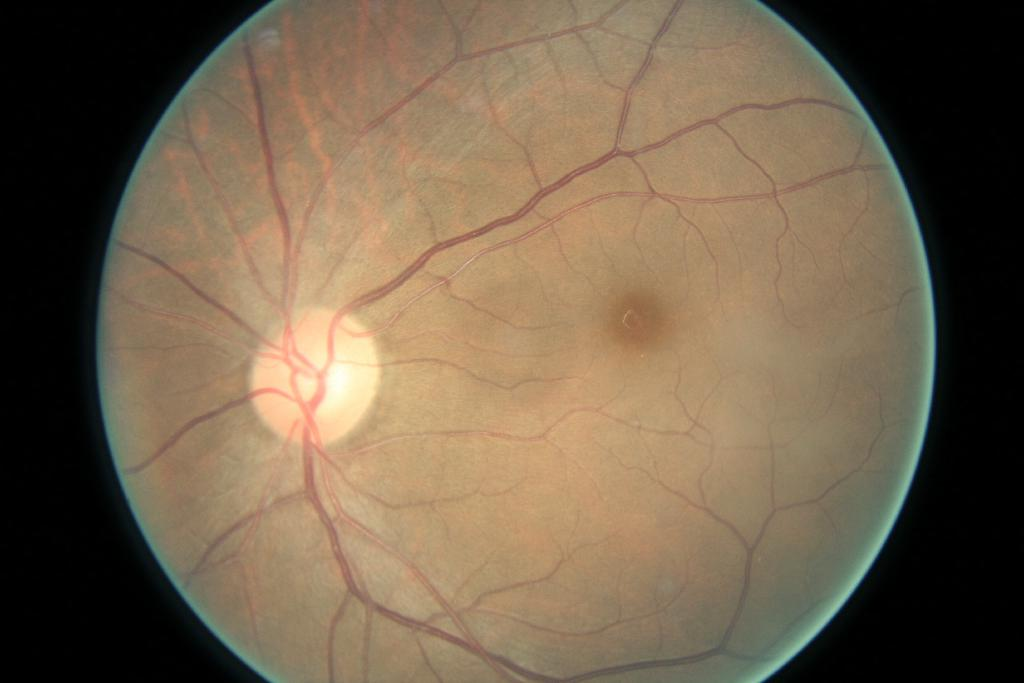
#> input picture datasets/dataset1/0/11095_right.jpeg, 1024 x 683 px
$ python -i test.py   (imports and definitions only)
#> lines starting #> are read from the running program, lines starting #| are printed output that depends on the picture
import cv2
import numpy as np
import matplotlib.pyplot as plt
import seaborn as sns
from tensorflow.keras.preprocessing.image import ImageDataGenerator
from tensorflow.keras.applications import DenseNet201
from tensorflow.keras.models import Model
from tensorflow.keras.layers import Dense, GlobalAveragePooling2D
from tensorflow.keras.optimizers import Adam
from sklearn.utils.class_weight import compute_class_weight
from tensorflow.keras.losses import categorical_crossentropy
import tensorflow as tf
from sklearn.metrics import balanced_accuracy_score, precision_recall_fscore_support, confusion_matrix, classification_report

# Parameters
img_width, img_height = 224, 224
batch_size = 2
num_classes = 5
validation_split = 0.2
test_split = 0.1
data_dir = './datasets/dataset1'

# Function for color standardization
def color_standardization(image):
    if image.shape[-1] == 3:  # Ensure the image has three color channels
        image = cv2.cvtColor(image, cv2.COLOR_RGB2LAB)
#> image: shape (683, 1024, 3); mean of channels 0, 1, 2 107.1, 131.4, 142
        l, a, b = cv2.split(image)
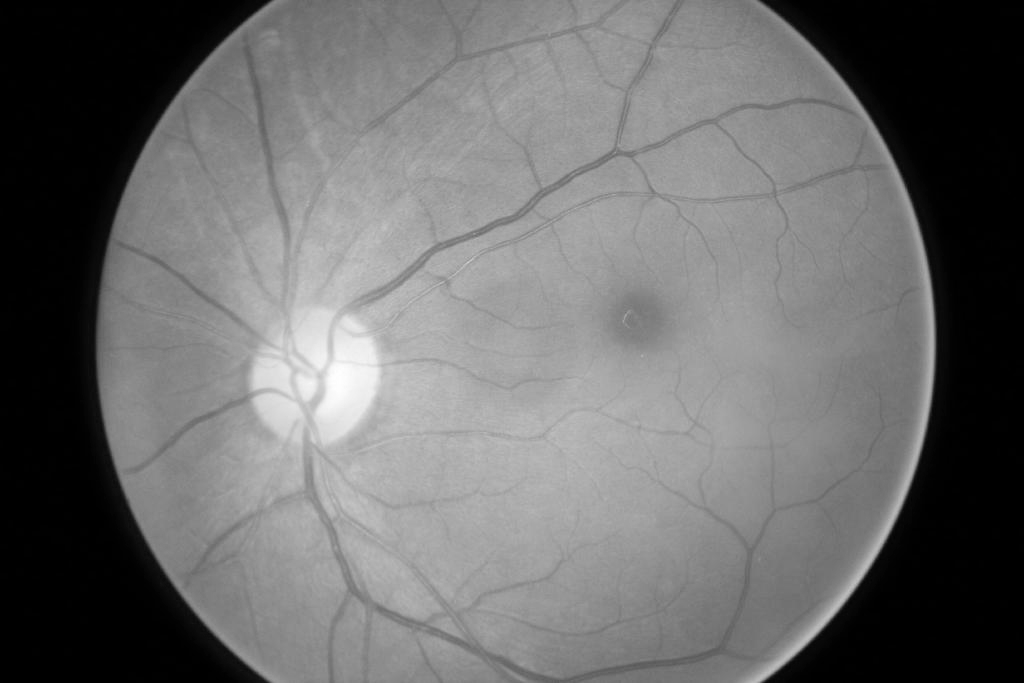
#> l: shape (683, 1024); min 0, max 254, mean 107.1
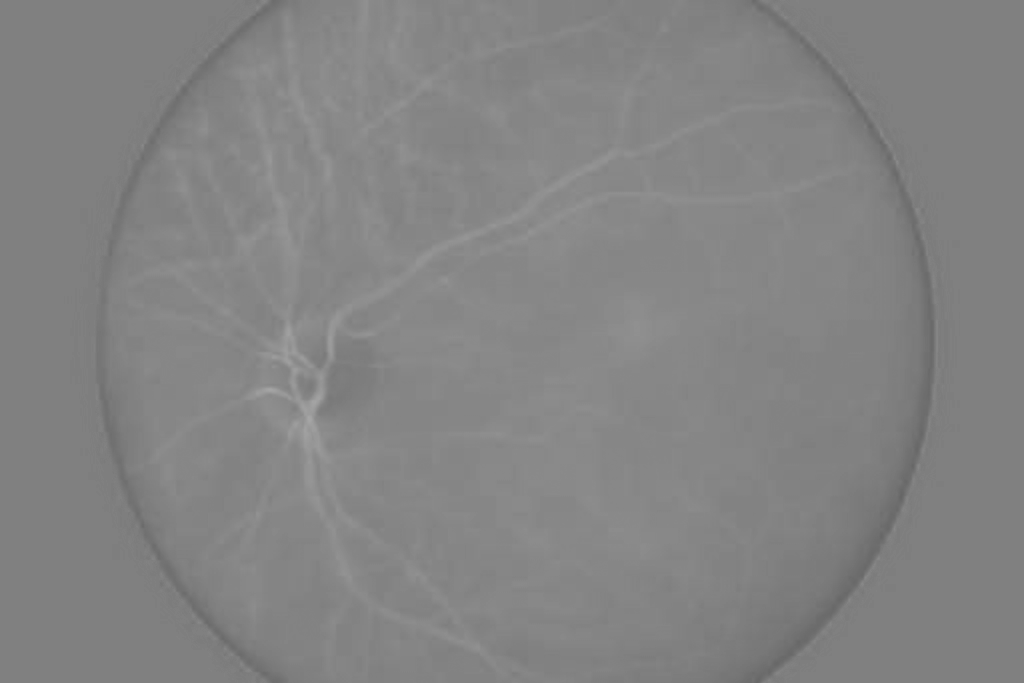
#> a: shape (683, 1024); min 102, max 166, mean 131.4
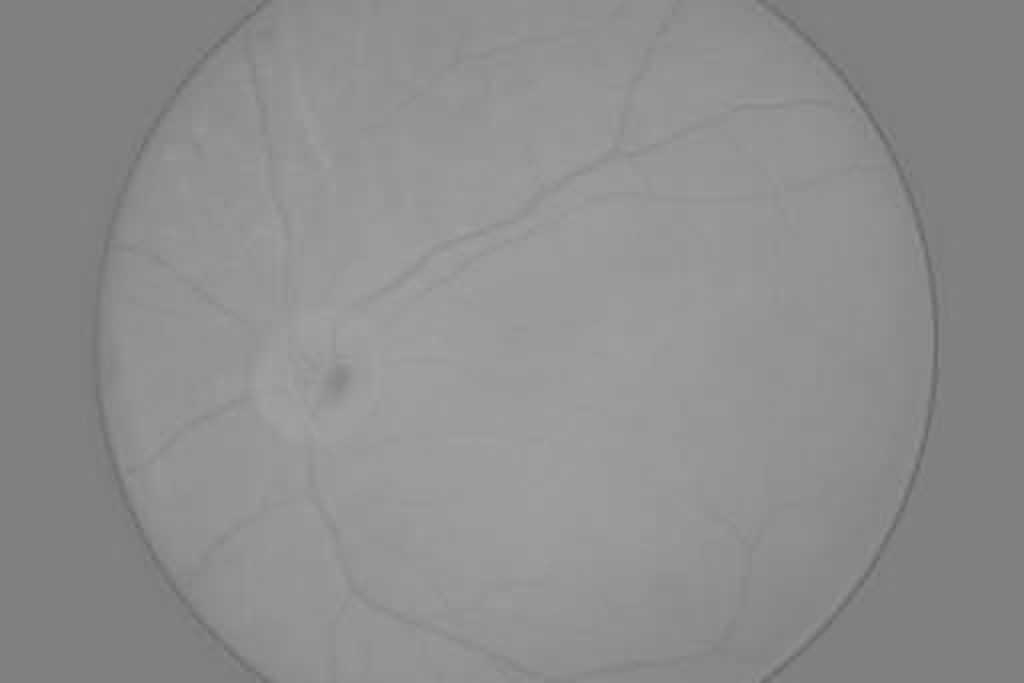
#> b: shape (683, 1024); min 103, max 163, mean 142
        l = np.uint8(l)
        l = cv2.equalizeHist(l)
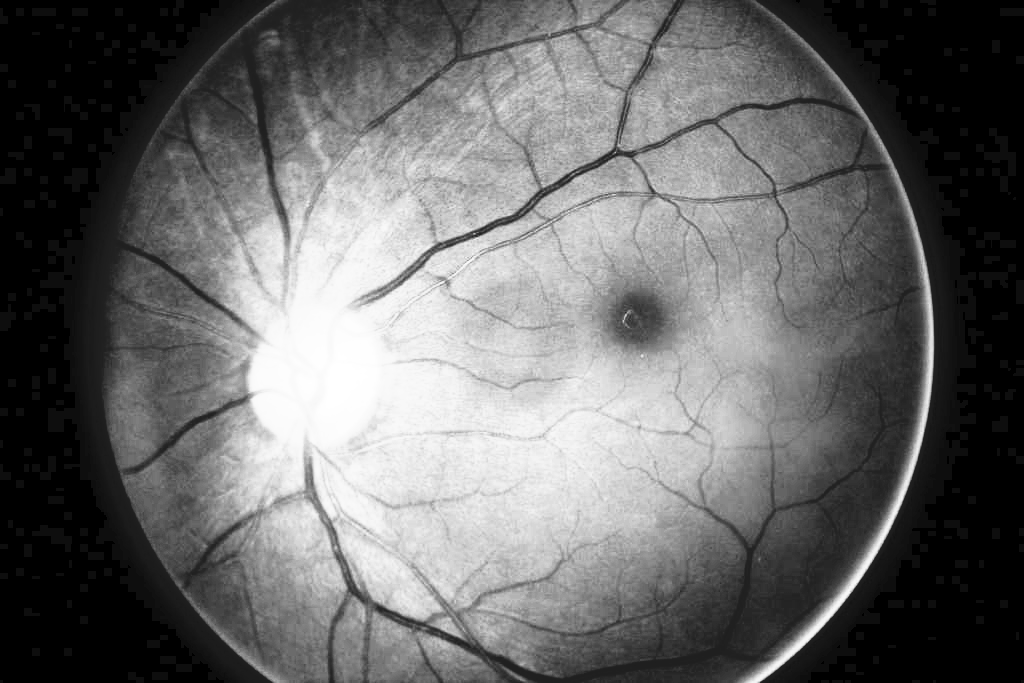
#> l: shape (683, 1024); min 0, max 255, mean 105.1
        image = cv2.merge((l, np.uint8(a), np.uint8(b)))
#> image: shape (683, 1024, 3); mean of channels 0, 1, 2 105.1, 131.4, 142
        image = cv2.cvtColor(image, cv2.COLOR_LAB2RGB)
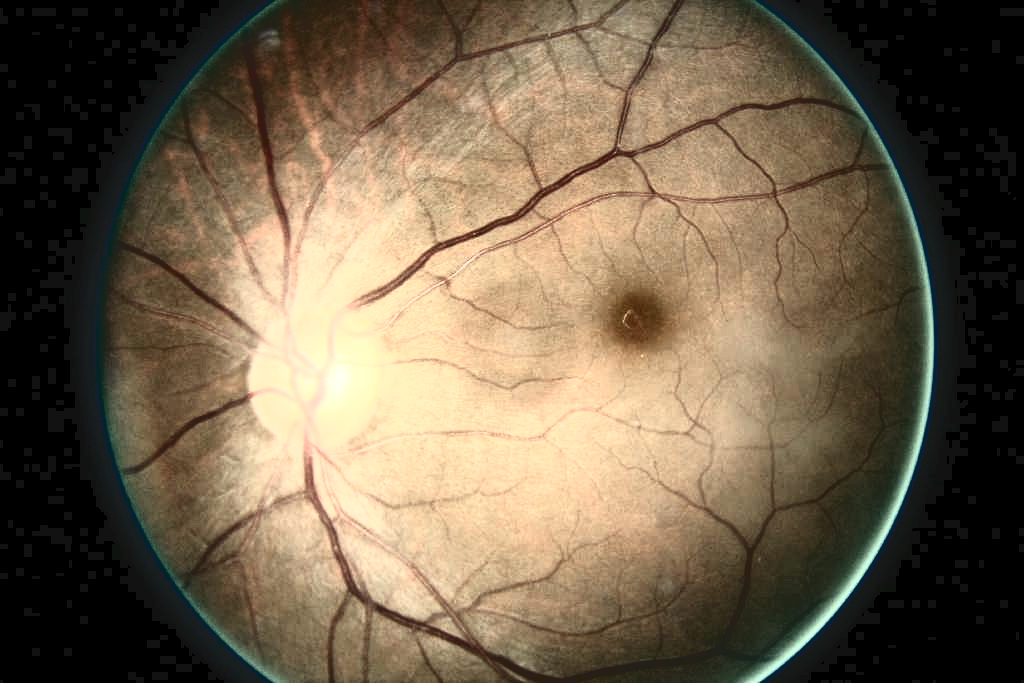
#> image: shape (683, 1024, 3); mean R, G, B 114.1, 98.5, 76.9
    return image

# Preprocessing function to be applied on each input
# [4 lines left out: function preprocess_input, not called in this run]

# Data Generators with the custom preprocessing function
# [4 lines that did not run here, left out]

# Augmentation parameters for specific classes
# [11 lines that did not run here, left out]

# Generators for training and validation
# [7 lines that did not run here, left out]

# [4 lines that did not run here, left out]

# [7 lines that did not run here, left out]

# Data preparation for testing
# [4 lines that did not run here, left out]

# [7 lines that did not run here, left out]

# Oversampling the specified minority classes with augmentation
specific_classes = ['1', '2', '3', '4']  # Example specific class indices as strings
oversample_ratio = 2  # How many times to oversample the specific classes

# Create separate generators for the specific classes with augmentation
specific_class_generators = []
# [11 lines not run here, left out]

# Function to combine generators
# [15 lines left out: function combined_generator, not called in this run]

# Combined generator for training
# [1 line that did not run here, left out]

# [1 line that did not run here, left out]
# [1 line that did not run here, left out]

# [1 line not run here, left out]

# Define a custom weighted categorical cross-entropy loss function
# [9 lines left out: function weighted_categorical_crossentropy, not called in this run]

# [1 line that did not run here, left out]

# [19 lines left out: functions balanced_accuracy, fscore, not called in this run]

epochs = 20
learning_rate = 3.9e-5
# [8 lines that did not run here, left out]

import warnings
# [3 lines not run here, left out]

# [48 lines left out: functions accuracyGraph, show_confusion_matrix, not called in this run]

# [1 line that did not run here, left out]
# Add custom top layers
# [1 line that did not run here, left out]
# [1 line that did not run here, left out]
# [1 line that did not run here, left out]
# [1 line that did not run here, left out]

# Final model
# [1 line that did not run here, left out]

# Freeze the layers of the base model
# [7 lines not run here, left out]


# Train the model
# [8 lines that did not run here, left out]

# [2 lines not run here, left out]

# [1 line that did not run here, left out]
# _metrices = model.evaluate(test_generator, steps=test_generator.samples // batch_size)

# [1 line not run here, left out]

>>> import cv2
>>> picture = cv2.cvtColor(cv2.imread('../../datasets/dataset1/0/11095_right.jpeg'), cv2.COLOR_BGR2RGB)
>>> result = color_standardization(picture)

$ run again, on datasets/dataset1/0/13832_right.jpeg
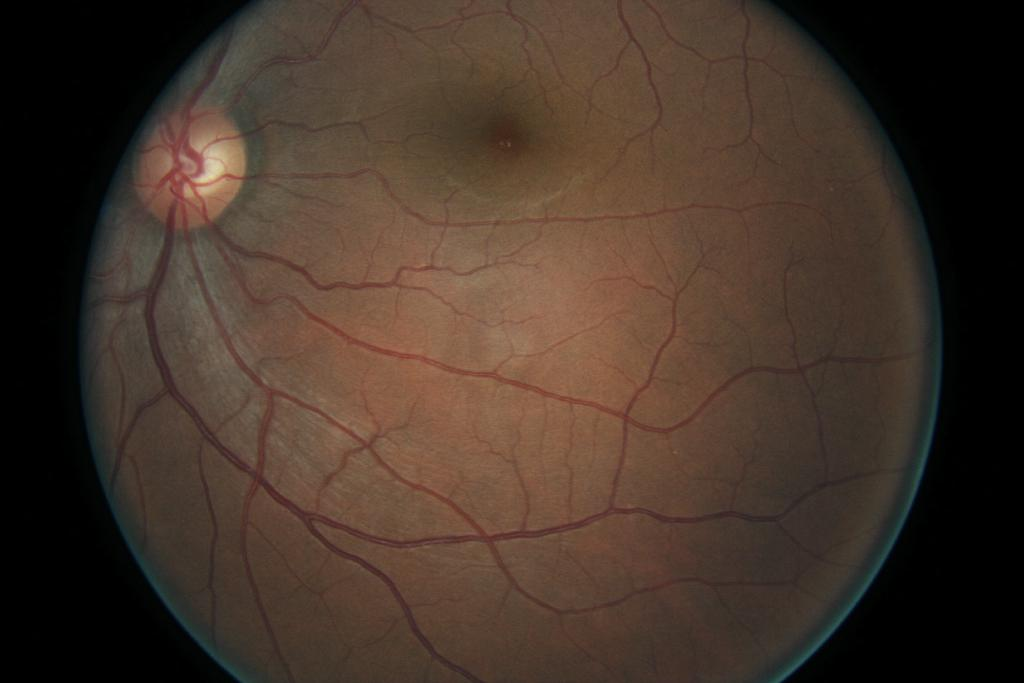
#> input picture datasets/dataset1/0/13832_right.jpeg, 1024 x 683 px
#> in color_standardization, `l = cv2.equalizeHist(l)`:
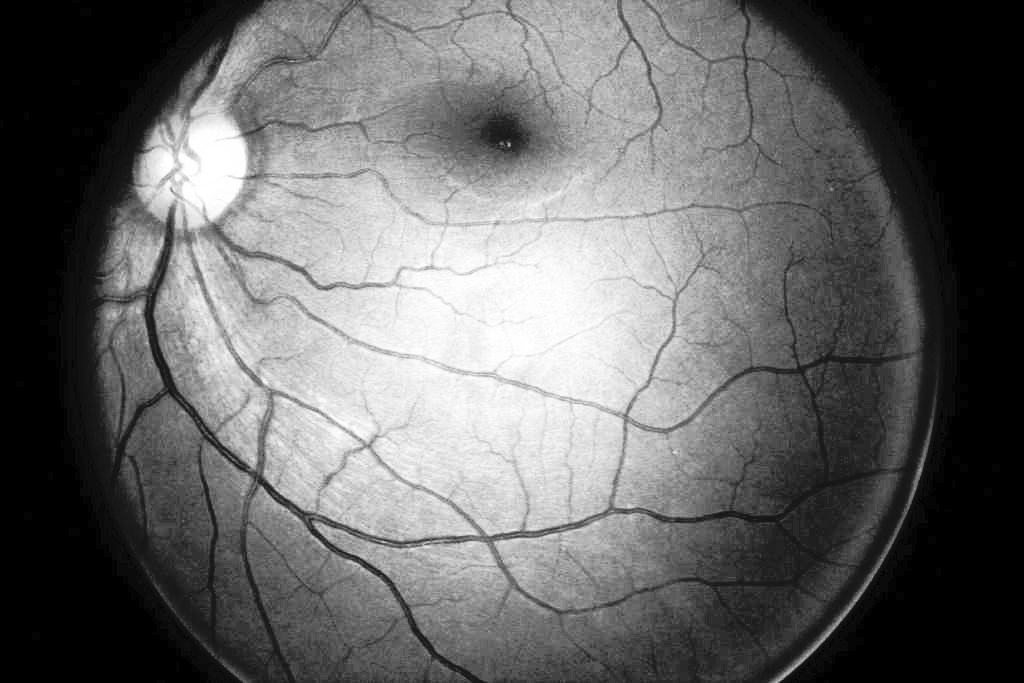
#> l: shape (683, 1024); min 0, max 255, mean 103.2
#> in color_standardization, `image = cv2.cvtColor(image, cv2.COLOR_LAB2RGB)`:
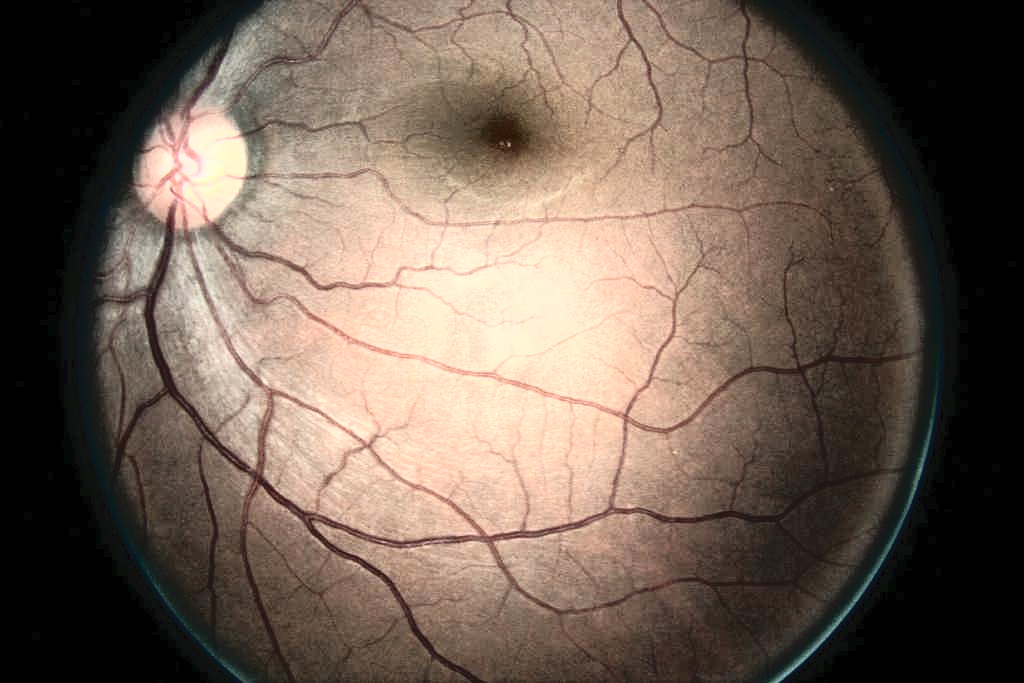
#> image: shape (683, 1024, 3); mean R, G, B 112.4, 95.8, 83.8

$ run again, on datasets/dataset1/0/15340_right.jpeg
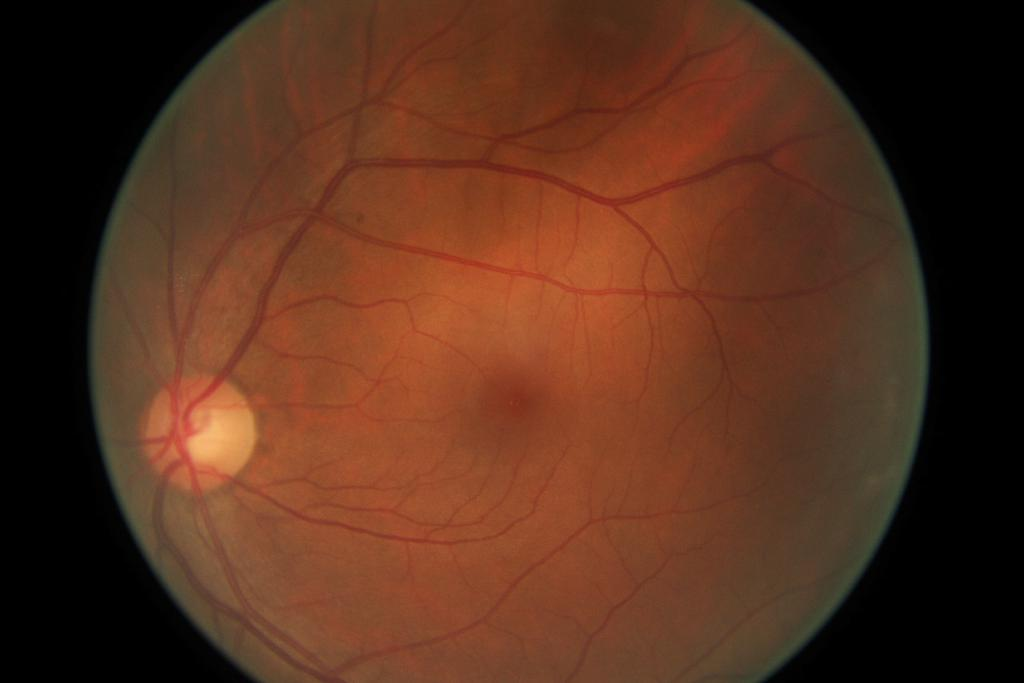
#> input picture datasets/dataset1/0/15340_right.jpeg, 1024 x 683 px
#> in color_standardization, `l = cv2.equalizeHist(l)`:
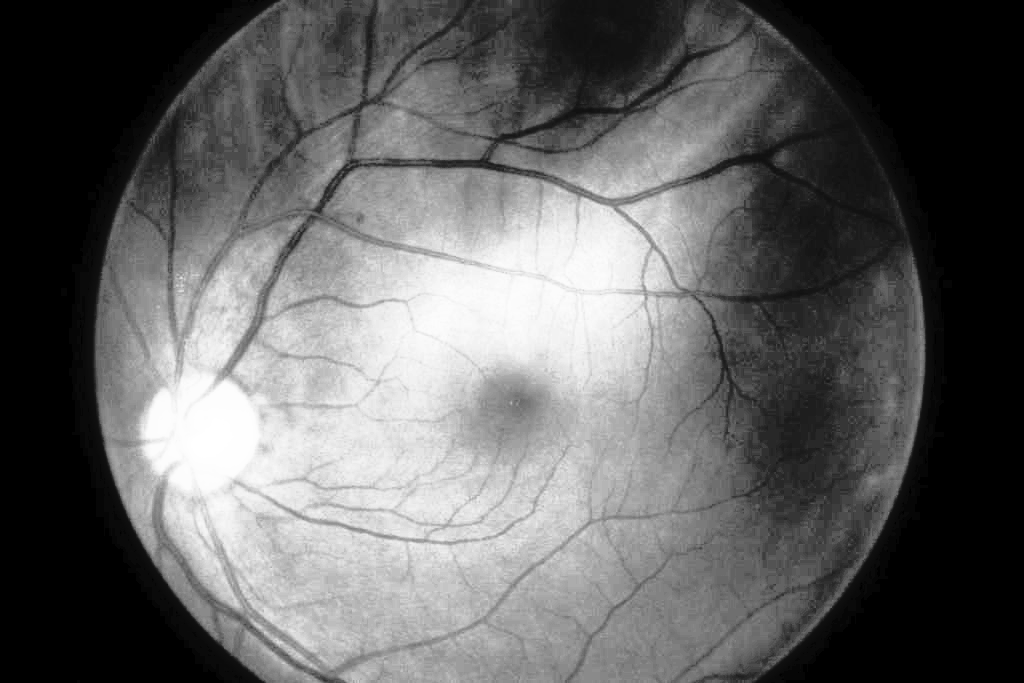
#> l: shape (683, 1024); min 0, max 255, mean 98.2
#> in color_standardization, `image = cv2.cvtColor(image, cv2.COLOR_LAB2RGB)`:
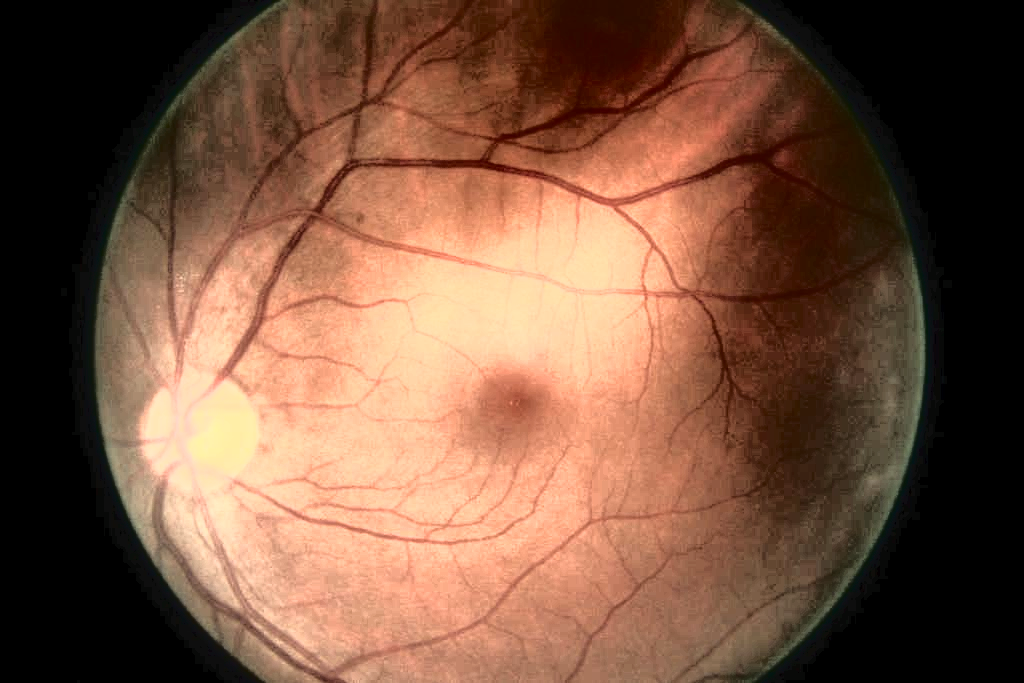
#> image: shape (683, 1024, 3); mean R, G, B 120.3, 84, 63.6
